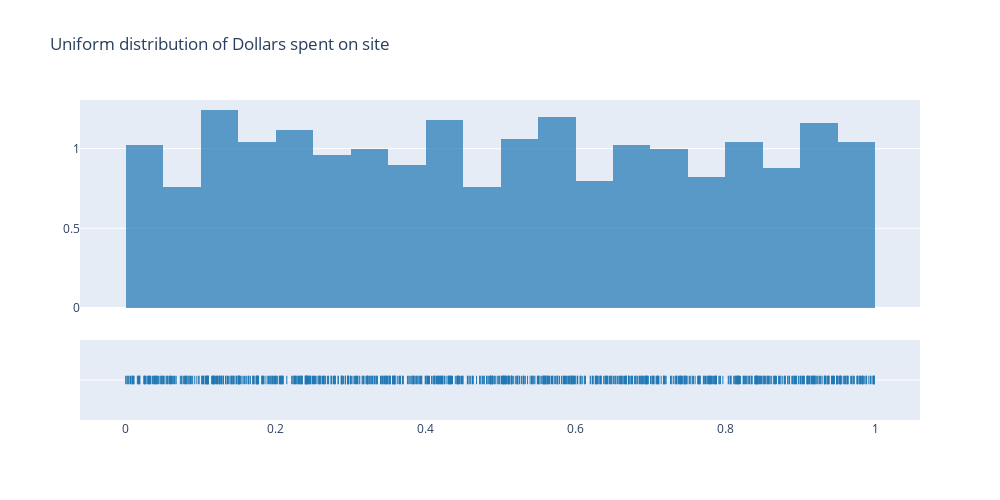

The cell this chart's notebook holds for it:
### Code cell
dollar_cdf_plot  = ff.create_distplot([dollar_cdf.values.reshape(-1)], group_labels = [' '], show_curve=False, bin_size=0.05)
dollar_cdf_plot.update_layout(showlegend=False, title_text='Uniform distribution of Dollars spent on site', width=1000, height=500)
dollar_cdf_plot.show()

### Figure 1 — Plotly figure (JSON) as saved in the notebook; plotly's stock layout.template omitted (floating-point values rounded to 4 significant figures; data arrays with more than 128 entries replaced by an {"elided": "..."} marker saying what was removed)
{"data": [{"histnorm": "probability density", "legendgroup": " ", "marker": {"color": "rgb(31, 119, 180)"}, "name": " ", "opacity": 0.7, "type": "histogram", "x": {"elided": "1000 float values"}, "xaxis": "x", "xbins": {"end": 0.999, "size": 0.05, "start": 0.0004288}, "yaxis": "y"}, {"legendgroup": " ", "marker": {"color": "rgb(31, 119, 180)", "symbol": "line-ns-open"}, "mode": "markers", "name": " ", "showlegend": false, "type": "scatter", "x": {"elided": "1000 float values"}, "xaxis": "x", "y": {"elided": "1000 str values"}, "yaxis": "y2"}], "layout": {"barmode": "overlay", "height": 500, "hovermode": "closest", "legend": {"traceorder": "reversed"}, "showlegend": false, "title": {"text": "Uniform distribution of Dollars spent on site"}, "width": 1000, "xaxis": {"anchor": "y2", "autorange": true, "domain": [0, 1], "range": [-0.0606, 1.06], "type": "linear", "zeroline": false}, "yaxis": {"anchor": "free", "autorange": true, "domain": [0.35, 1], "position": 0, "range": [0, 1.305]}, "yaxis2": {"anchor": "x", "autorange": true, "domain": [0, 0.25], "dtick": 1, "range": [-1, 1], "showticklabels": false, "type": "category"}}}
